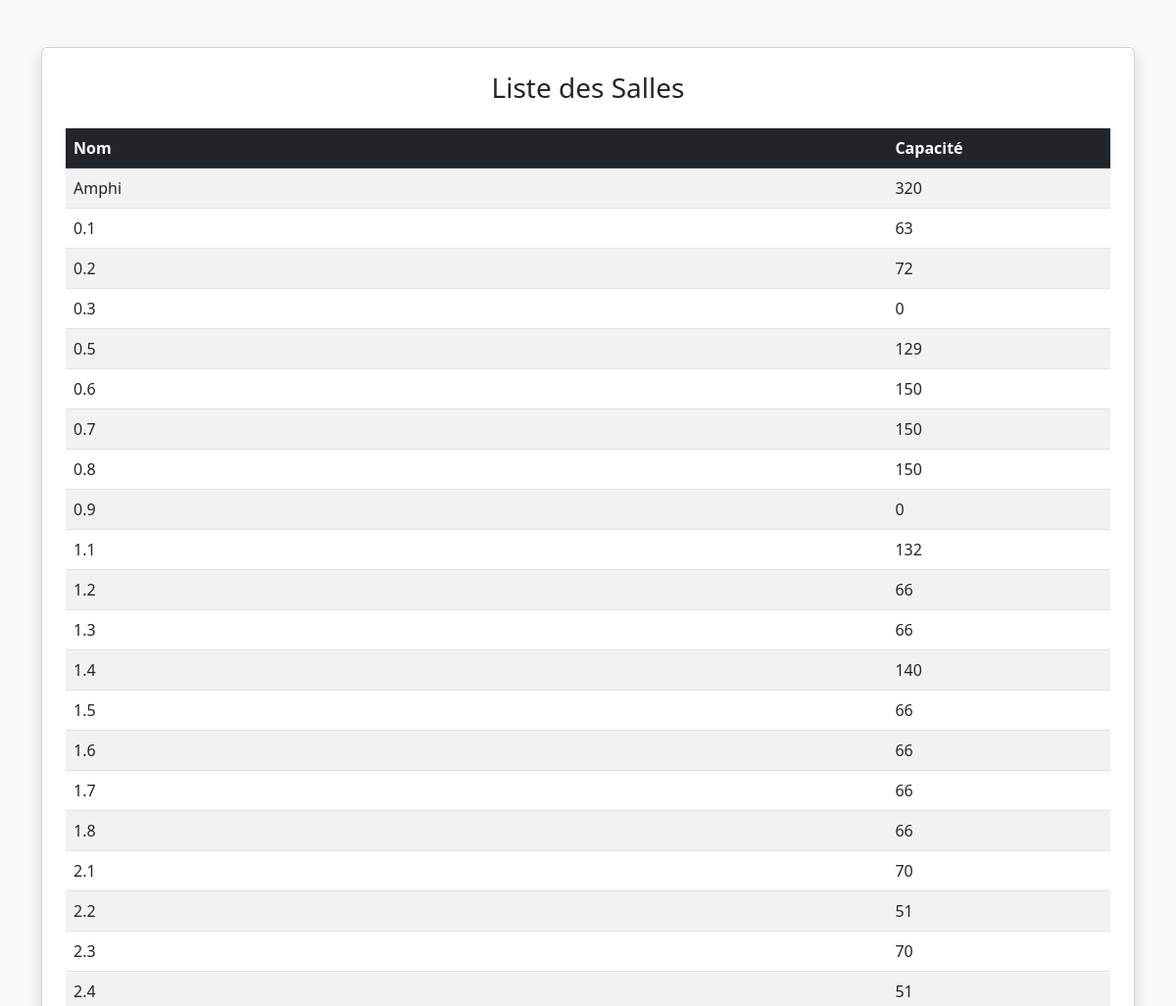
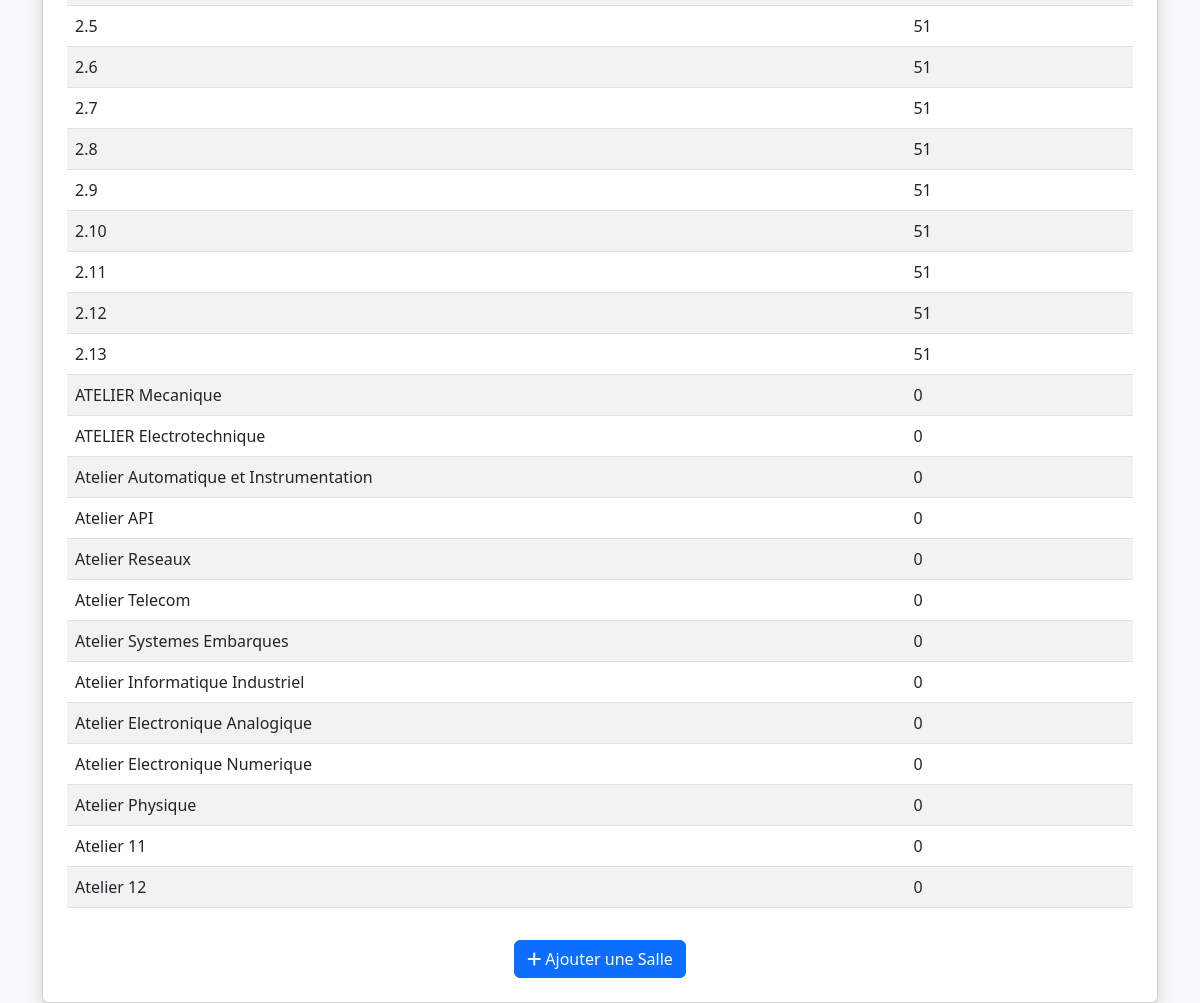
The page /pages/salles.php on the database its author committed (2 pictures, top to bottom).
### tables this page shows
CREATE TABLE salles (
    id INT AUTO_INCREMENT PRIMARY KEY,
    nom VARCHAR(100) NOT NULL,
    capacite INT NOT NULL,
    nb_exam INT NOT NULL
);

### pages/salles.php (the view, shortened to what this page needs)
<?php
require '../config.php';
$salles = $pdo->query("SELECT * FROM salles")->fetchAll();
?>
<!DOCTYPE html>
<html lang="fr">
<head>
    <link rel="stylesheet" href="https://cdn.jsdelivr.net/npm/bootstrap@5.3.0/dist/css/bootstrap.min.css">
    <link rel="stylesheet" href="https://cdnjs.cloudflare.com/ajax/libs/font-awesome/6.4.0/css/all.min.css">
</head>
<body class="bg-light">
<div class="container mt-5">
    <div class="card shadow p-4">
        <h3 class="text-center mb-4">Liste des Salles</h3>
        <table class="table table-striped table-hover">
            <thead class="table-dark">
                <tr>
                    <th>Nom</th>
                    <th>Capacité</th>
                </tr>
            </thead>
            <tbody>
                <?php foreach ($salles as $salle) : ?>
                <tr>
                    <td><?= htmlspecialchars($salle['nom']) ?></td>
                    <td><?= htmlspecialchars($salle['capacite']) ?></td>
                </tr>
                <?php endforeach; ?>
            </tbody>
        </table>
        <div class="text-center mt-3">
            <a href="../templates/form_salle.php" class="btn btn-primary">
                <i class="fas fa-plus"></i> Ajouter une Salle
            </a>
        </div>
    </div>
</div>
</body>
</html>

### rows shown on the page
salles: nom "Amphi", capacite "320"
salles: nom "0.1", capacite "63"
salles: nom "0.2", capacite "72"
salles: nom "0.3", capacite "0"
salles: nom "0.5", capacite "129"
salles: nom "0.6", capacite "150"
salles: nom "0.7", capacite "150"
salles: nom "0.8", capacite "150"
salles: nom "0.9", capacite "0"
salles: nom "1.1", capacite "132"
salles: nom "1.2", capacite "66"
salles: nom "1.3", capacite "66"
salles: nom "1.4", capacite "140"
salles: nom "1.5", capacite "66"
salles: nom "1.6", capacite "66"
salles: nom "1.7", capacite "66"
salles: nom "1.8", capacite "66"
salles: nom "2.1", capacite "70"
salles: nom "2.2", capacite "51"
salles: nom "2.3", capacite "70"
salles: nom "2.4", capacite "51"
salles: nom "2.5", capacite "51"
salles: nom "2.6", capacite "51"
salles: nom "2.7", capacite "51"
salles: nom "2.8", capacite "51"
salles: nom "2.9", capacite "51"
salles: nom "2.10", capacite "51"
salles: nom "2.11", capacite "51"
salles: nom "2.12", capacite "51"
salles: nom "2.13", capacite "51"
salles: nom "ATELIER Mecanique", capacite "0"
salles: nom "ATELIER Electrotechnique", capacite "0"
salles: nom "Atelier Automatique et Instrumentation", capacite "0"
salles: nom "Atelier API", capacite "0"
salles: nom "Atelier Reseaux", capacite "0"
salles: nom "Atelier Telecom", capacite "0"
salles: nom "Atelier Systemes Embarques", capacite "0"
salles: nom "Atelier Informatique Industriel", capacite "0"
salles: nom "Atelier Electronique Analogique", capacite "0"
salles: nom "Atelier Electronique Numerique", capacite "0"
salles: nom "Atelier Physique", capacite "0"
salles: nom "Atelier 11", capacite "0"
salles: nom "Atelier 12", capacite "0"
